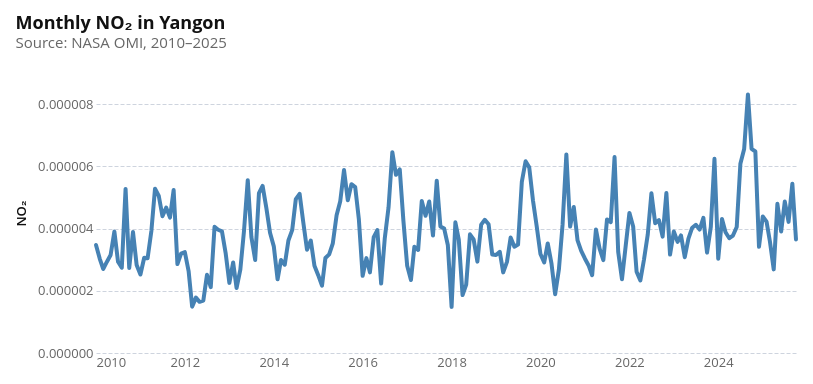

Source (notebook cell):
### Markdown cell above
## Yangon NO₂ Trends

The charts below show the monthly and annual mean tropospheric NO₂ column density for Yangon.

### Code cell
nearest = alt.selection_point(
    on="mouseover", fields=["date"], nearest=True, empty=False
)
base = alt.Chart(omi_monthly_yangon.reset_index())
line = base.mark_line(color="steelblue").encode(
    x=alt.X("date:T", title=""),
    y=alt.Y("no2:Q", title="NO₂"),
)
rules = (
    base.mark_rule(color="gray")
    .encode(
        x="date:T",
        opacity=alt.when(nearest).then(alt.value(0.3)).otherwise(alt.value(0)),
        tooltip=[
            alt.Tooltip("date:T", title="Month", format="%b %Y"),
            alt.Tooltip("no2:Q", title="NO₂", format=".6f"),
        ],
    )
    .add_params(nearest)
)

(line + rules).properties(
    width=700,
    height=280,
    title={
        "text": "Monthly NO₂ in Yangon",
        "subtitle": "Source: NASA OMI, 2010–2025",
    },
)

### Figure 1 — Vega-Lite specification as saved in the notebook (floating-point values rounded to 4 significant figures; data arrays with more than 128 entries replaced by an {"elided": "..."} marker saying what was removed)
{"config": {"background": "white", "padding": 15, "mark": {"tooltip": true}, "point": {"filled": true, "size": 60, "stroke": "white", "strokeWidth": 1}, "circle": {"filled": true, "stroke": "white", "strokeWidth": 1}, "square": {"filled": true, "stroke": "white", "strokeWidth": 1}, "line": {"strokeWidth": 4, "strokeCap": "round", "strokeJoin": "round"}, "bar": {"cornerRadiusEnd": 0}, "area": {"opacity": 0.7}, "arc": {"stroke": "white", "strokeWidth": 1}, "rect": {"stroke": "#8A969F", "strokeWidth": 0.5}, "geoshape": {"stroke": "#666666", "strokeWidth": 0.3, "strokeJoin": "round", "strokeCap": "round"}, "title": {"font": "Open Sans, sans-serif", "fontSize": 18, "fontWeight": 700, "lineHeight": 22, "color": "#111111", "anchor": "start", "offset": 21, "subtitleFont": "Open Sans, sans-serif", "subtitleFontSize": 15, "subtitleFontWeight": 400, "subtitleLineHeight": 18, "subtitleColor": "#666666", "subtitlePadding": 3}, "axis": {"domain": false, "grid": true, "gridColor": "#CED4DE", "gridDash": [4, 2], "gridWidth": 1, "labelFont": "Open Sans, sans-serif", "labelFontSize": 13, "labelFontWeight": 400, "labelColor": "#666666", "labelPadding": 3, "tickColor": "#CED4DE", "tickSize": 5, "tickCount": 5, "titleFont": "Open Sans, sans-serif", "titleFontSize": 13, "titleFontWeight": 600, "titleColor": "#111111", "titlePadding": 9}, "axisX": {"grid": false, "tickSize": 0, "labelAngle": 0}, "axisY": {"domain": false, "ticks": false, "gridColor": "#CED4DE", "gridDash": [4, 2], "gridWidth": 1}, "axisQuantitative": {"tickCount": 5}, "axisBand": {"labelPadding": 6, "tickSize": 0}, "axisTemporal": {"grid": false}, "legend": {"labelFont": "Open Sans, sans-serif", "labelFontSize": 13, "labelFontWeight": 600, "labelColor": "#111111", "titleFont": "Open Sans, sans-serif", "titleFontSize": 13, "titleFontWeight": 600, "titleColor": "#111111", "titlePadding": 3, "symbolSize": 196, "symbolStrokeWidth": 0, "padding": 15, "offset": 21, "columnPadding": 21, "orient": "bottom", "labelLimit": 200, "titleLimit": 200}, "view": {"stroke": null, "continuousWidth": 600, "continuousHeight": 400}, "range": {"category": ["#34A7F2", "#FF9800", "#664AB6", "#4EC2C0", "#F3578E", "#081079", "#0C7C68", "#AA0000", "#DDDA21"], "diverging": ["#920000", "#BD6126", "#E3A763", "#EFEFEF", "#80BDE7", "#3587C3", "#025288"], "heatmap": ["#E3F6FD", "#75CCEC", "#089BD4", "#0169A1", "#023B6F"], "ordinal": ["#E3F6FD", "#75CCEC", "#089BD4", "#0169A1", "#023B6F"], "ramp": ["#E3F6FD", "#75CCEC", "#089BD4", "#0169A1", "#023B6F"]}, "scale": {"bandPaddingInner": 0.2, "bandPaddingOuter": 0.1, "pointPadding": 0.5}, "header": {"labelFont": "Open Sans, sans-serif", "labelFontSize": 13, "labelFontWeight": 600, "labelColor": "#111111", "titleFont": "Open Sans, sans-serif", "titleFontSize": 15, "titleFontWeight": 600, "titleColor": "#111111"}, "concat": {"spacing": 18}, "facet": {"spacing": 18}, "selection": {"point": {"on": "click", "clear": "dblclick"}, "interval": {"mark": {"fill": "#0071BC", "fillOpacity": 0.15, "stroke": "#0071BC", "strokeWidth": 1}}}}, "layer": [{"mark": {"type": "line", "color": "steelblue"}, "encoding": {"x": {"field": "date", "title": "", "type": "temporal"}, "y": {"field": "no2", "title": "NO₂", "type": "quantitative"}}}, {"mark": {"type": "rule", "color": "gray"}, "encoding": {"opacity": {"condition": [{"param": "param_a239a2f221911962", "value": 0.3, "empty": false}], "value": 0}, "tooltip": [{"field": "date", "format": "%b %Y", "title": "Month", "type": "temporal"}, {"field": "no2", "format": ".6f", "title": "NO₂", "type": "quantitative"}], "x": {"field": "date", "type": "temporal"}}, "name": "view_57b85d1b23b311f4_1"}], "data": {"name": "data-9b411bbea5b45f2d2ff49eba89b1d03f"}, "height": 280, "params": [{"name": "param_a239a2f221911962", "select": {"type": "point", "fields": ["date"], "nearest": true, "on": "mouseover"}, "views": ["view_57b85d1b23b311f4_1"]}], "title": {"text": "Monthly NO₂ in Yangon", "subtitle": "Source: NASA OMI, 2010–2025"}, "width": 700, "$schema": "https://vega.github.io/schema/vega-lite/v6.1.0.json", "datasets": {"data-9b411bbea5b45f2d2ff49eba89b1d03f": {"elided": "190 records"}}}
